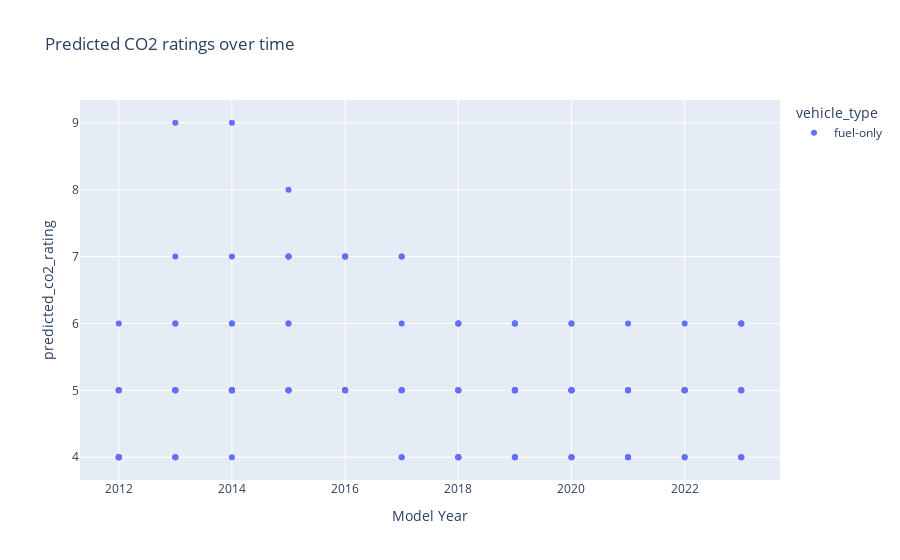

Notebook cell for this chart:
### Code cell
filtered_df = master_df[master_df['make_'] == 'acura']

# create line chart
line_fig = px.scatter(filtered_df, 
                      x='model_year', 
                      y='predicted_co2_rating', 
                      title='Predicted CO2 ratings over time', 
                      labels={'model_year':'Model Year', 'co2emissions_(g/km)':'CO2 Emissions (g/km)'}, 
                      hover_name='model.1_',
                      color='vehicle_type')

line_fig.show()

### Figure 1 — Plotly figure (JSON) as saved in the notebook; plotly's stock layout.template omitted (floating-point values rounded to 4 significant figures)
{"data": [{"hovertemplate": "<b>%{hovertext}</b><br><br>vehicle_type=fuel-only<br>Model Year=%{x}<br>predicted_co2_rating=%{y}<extra></extra>", "hovertext": ["integra", "integra a-spec", "integra a-spec", "mdx sh-awd", "mdx sh-awd type s", "rdx sh-awd", "rdx sh-awd a-spec", "tlx sh-awd", "tlx sh-awd a-spec", "tlx type s", "ilx", "mdx sh-awd", "rdx sh-awd", "rdx sh-awd a-spec", "tlx sh-awd", "tlx sh-awd a-spec", "tlx type s", "tlx type s (performance tire)", "ilx", "nsx", "rdx sh-awd", "rdx sh-awd a-spec", "tlx sh-awd", "tlx sh-awd a-spec", "tlx type s", "tlx type s (performance tire)", "ilx", "mdx sh-awd", "mdx sh-awd a-spec", "mdx hybrid awd", "nsx", "rdx awd", "rdx awd a-spec", "rlx hybrid", "tlx a-spec", "tlx sh-awd", "tlx sh-awd a-spec/limited edition", "ilx", "mdx sh-awd", "mdx sh-awd a-spec", "mdx hybrid awd", "nsx", "rdx awd", "rdx awd a-spec", "rlx hybrid", "tlx", "tlx a-spec", "tlx sh-awd", "tlx sh-awd a-spec", "ilx", "mdx sh-awd", "mdx sh-awd elite", "mdx hybrid awd", "nsx", "rdx awd", "rlx hybrid", "tlx", "tlx a-spec", "tlx sh-awd", "tlx sh-awd a-spec", "ilx", "mdx sh-awd", "mdx sh-awd elite", "mdx hybrid awd", "nsx", "rdx awd", "rlx hybrid", "tlx", "tlx sh-awd", "ilx", "mdx sh-awd", "mdx sh-awd elite", "rdx awd", "rlx", "rlx hybrid", "tlx", "tlx sh-awd", "ilx", "ilx", "ilx hybrid", "mdx sh-awd", "rdx awd", "rlx", "rlx hybrid", "tlx", "tlx", "tlx sh-awd", "mdx awd", "rdx awd turbo", "rl awd", "tl", "tl awd", "tl awd", "tsx", "tsx", "tsx", "zdx awd", "ilx", "ilx", "ilx hybrid", "mdx awd", "rdx awd", "tl", "tl awd", "tl awd", "tsx", "tsx", "tsx", "zdx awd", "ilx", "ilx", "ilx hybrid", "mdx 4wd", "rdx awd", "rlx", "tl", "tl awd", "tl awd", "tsx", "tsx", "tsx"], "legendgroup": "fuel-only", "marker": {"color": "#636efa", "symbol": "circle"}, "mode": "markers", "name": "fuel-only", "orientation": "v", "showlegend": true, "type": "scatter", "x": [2023, 2023, 2023, 2023, 2023, 2023, 2023, 2023, 2023, 2023, 2022, 2022, 2022, 2022, 2022, 2022, 2022, 2022, 2021, 2021, 2021, 2021, 2021, 2021, 2021, 2021, 2020, 2020, 2020, 2020, 2020, 2020, 2020, 2020, 2020, 2020, 2020, 2019, 2019, 2019, 2019, 2019, 2019, 2019, 2019, 2019, 2019, 2019, 2019, 2018, 2018, 2018, 2018, 2018, 2018, 2018, 2018, 2018, 2018, 2018, 2017, 2017, 2017, 2017, 2017, 2017, 2017, 2017, 2017, 2016, 2016, 2016, 2016, 2016, 2016, 2016, 2016, 2015, 2015, 2015, 2015, 2015, 2015, 2015, 2015, 2015, 2015, 2012, 2012, 2012, 2012, 2012, 2012, 2012, 2012, 2012, 2012, 2013, 2013, 2013, 2013, 2013, 2013, 2013, 2013, 2013, 2013, 2013, 2013, 2014, 2014, 2014, 2014, 2014, 2014, 2014, 2014, 2014, 2014, 2014, 2014], "xaxis": "x", "y": [6, 6, 6, 4, 4, 5, 5, 5, 5, 4, 6, 4, 5, 5, 5, 5, 5, 4, 6, 4, 5, 5, 5, 5, 4, 4, 6, 4, 4, 5, 4, 5, 5, 6, 5, 5, 5, 6, 4, 4, 5, 4, 5, 5, 6, 6, 5, 5, 5, 6, 4, 4, 5, 4, 4, 6, 6, 5, 5, 5, 7, 4, 5, 5, 4, 5, 7, 6, 5, 7, 5, 5, 5, 5, 7, 7, 5, 7, 6, 8, 5, 5, 5, 7, 7, 6, 5, 4, 4, 4, 5, 5, 4, 6, 5, 5, 4, 7, 6, 9, 4, 5, 5, 5, 4, 6, 5, 5, 4, 7, 6, 9, 5, 5, 5, 5, 5, 4, 6, 5, 5], "yaxis": "y"}], "layout": {"legend": {"title": {"text": "vehicle_type"}, "tracegroupgap": 0}, "title": {"text": "Predicted CO2 ratings over time"}, "xaxis": {"anchor": "y", "domain": [0, 1], "title": {"text": "Model Year"}}, "yaxis": {"anchor": "x", "domain": [0, 1], "title": {"text": "predicted_co2_rating"}}}}
